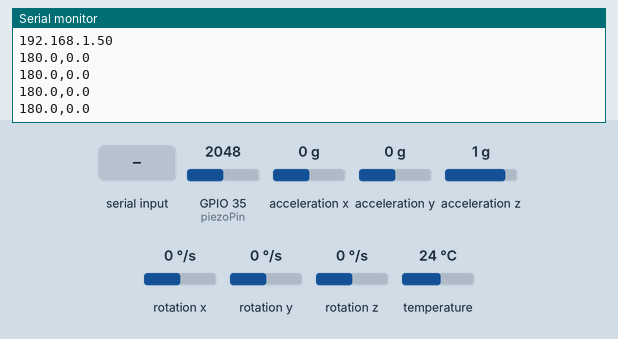
Bench run of a sketch on a simulated ESP32. On the bench: the last lines printed to the serial monitor. The inputs (shaded band) are chosen by the test bench; at power-on: acceleration y 0 g, GPIO 35 (piezoPin) = 2048, acceleration z 1 g, rotation x 0 °/s, acceleration x 0 g, rotation y 0 °/s, rotation z 0 °/s, temperature 24 °C. WiFi joins after 1.5 s; servers stay silent unless stated; EEPROM starts erased.

Above: at 2.7 s.
2.8 s: "set 90\n" received over Serial
At 3.02 s:
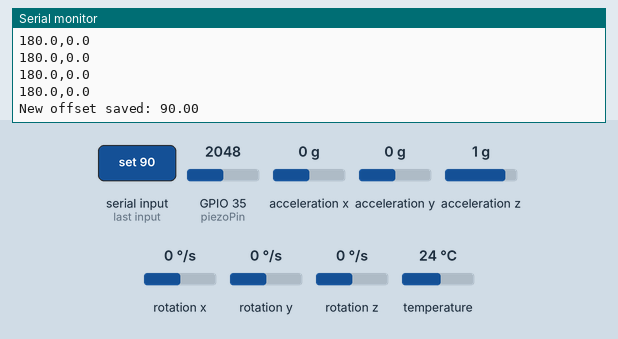
4.3 s: acceleration y set to -1.4 g
At 4.4 s:
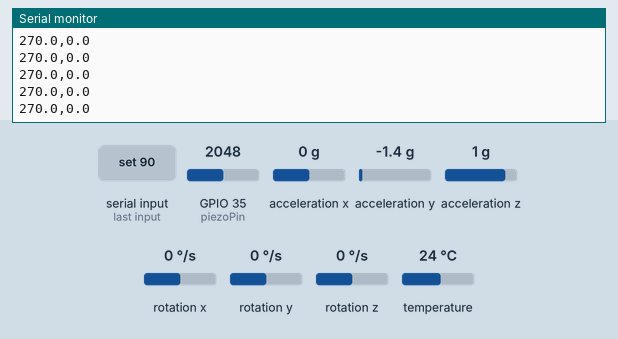
5.8 s: GPIO 35 (piezoPin) set to 2866
At 6.05 s:
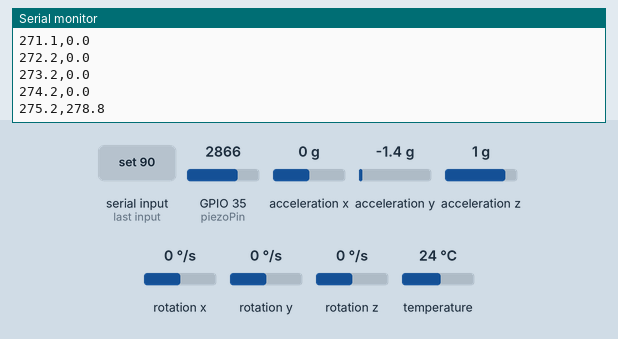
7.3 s: acceleration z set to -1.4 g
At 7.42 s:
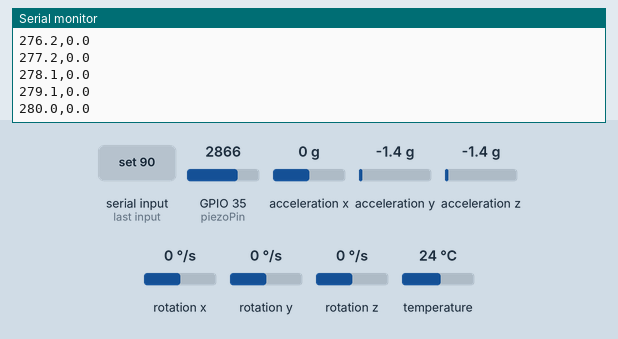
8.8 s: rotation x set to -192 °/s
At 9.07 s:
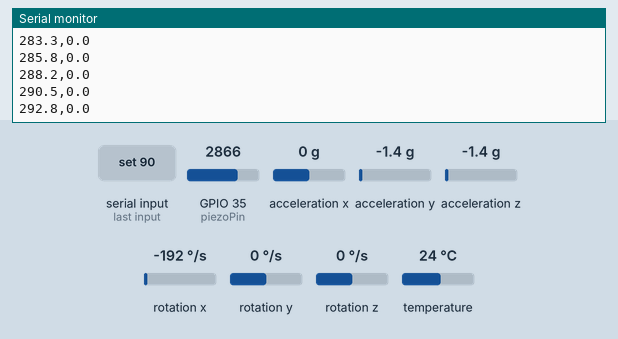
10.3 s: "set ,45\n" received over Serial
At 10.72 s:
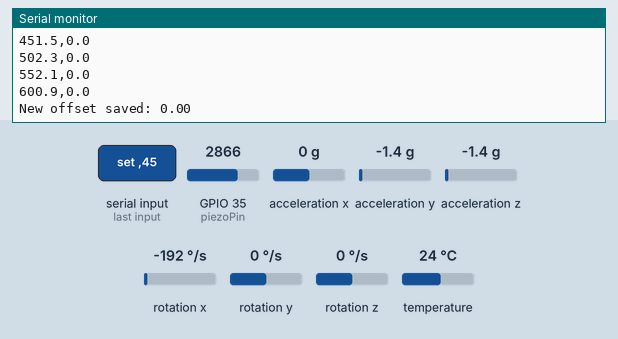
Timing chart, 0 to 12.8 s (numbered marks = the images above; inputs shaded):
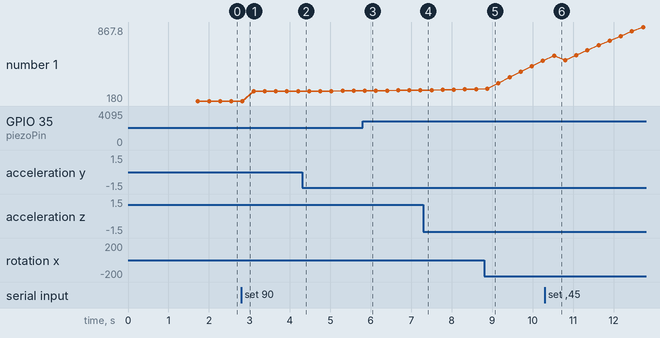

The sketch:

main.ino
```cpp
#include <Wire.h>
#include <Adafruit_MPU6050.h>
#include <Adafruit_Sensor.h>
#include <Preferences.h>
#include <WiFi.h>
#include <WebServer.h>

// This new header file contains your entire React web application
#include "webapp.h"

Preferences prefs;
Adafruit_MPU6050 mpu;

const int piezoPin = 35;

float angleX;
unsigned long prevTime;

const char* ssid = "Honeysa";
const char* password = "harini05";

WebServer server(80);
float correctedAngle = 0;
float vibrationMV = 0;  // CHANGED: Now stores voltage in mV

// --- Web Handlers ---

/**
 * NEW: Handles the root "/" request.
 * Serves the complete HTML/CSS/JS web application.
 */
void handleRoot() {
  server.send(200, "text/html", HTML_CONTENT);
}

/**
 * MODIFIED: Handles the "/data" request.
 * Serves the JSON sensor data with voltage in mV.
 */
void handleData() {
  // CHANGED: Send vibration_mv instead of piezo
  String message = "{\"angle\": " + String(correctedAngle) +
                   ", \"vibration_mv\": " + String(vibrationMV, 1) + "}";

  server.sendHeader("Access-Control-Allow-Origin", "*");
  server.send(200, "application/json", message);
}

// Calibration offset
float CALIB_OFFSET = 0.0;

void setup() {
  Serial.begin(115200);
  Wire.begin(21, 22);   // ESP32: SDA=21, SCL=22

  if (!mpu.begin(0x68)) {
    Serial.println("Failed to find MPU6050 chip");
    while (1) { delay(10); }
  }

  mpu.setAccelerometerRange(MPU6050_RANGE_8_G);
  mpu.setGyroRange(MPU6050_RANGE_500_DEG);
  mpu.setFilterBandwidth(MPU6050_BAND_21_HZ);

  prevTime = millis();

  prefs.begin("calib", false);
  CALIB_OFFSET = prefs.getFloat("offset", 0.0);
  Serial.print("Loaded calibration offset: ");
  Serial.println(CALIB_OFFSET);

  // Wi-Fi connect with retry logic
  WiFi.begin(ssid, password);
  Serial.print("Connecting to Wi-Fi");
  while (WiFi.status() != WL_CONNECTED) {
    delay(500);
    Serial.print(".");
  }
  Serial.println("\nWi-Fi connected!");
  Serial.println(WiFi.localIP());

  server.on("/", handleRoot);
  server.on("/data", handleData);

  server.begin();
}

void loop() {
  server.handleClient();

  // --- MPU6050 readings ---
  sensors_event_t a, g, temp;
  mpu.getEvent(&a, &g, &temp);

  unsigned long currTime = millis();
  float dt = (currTime - prevTime) / 1000.0f;
  prevTime = currTime;

  float accAngleX = atan2(a.acceleration.y, a.acceleration.z) * 180.0f / PI;
  float gyroRateX = g.gyro.x * 180.0f / PI;

  angleX = 0.98f * (angleX + gyroRateX * dt) + 0.02f * accAngleX;

  float rawAngle = (180.0f - angleX) + CALIB_OFFSET;
  if (rawAngle < 0) rawAngle = 0;
  correctedAngle = rawAngle;

  // --- MODIFIED: Piezo RMS Vibration Calculation with Voltage Conversion ---
  const int piezoSamples = 200;
  const int piezoDelay = 1;
  long sum = 0;
  int rawArr[piezoSamples];

  // Step 1: collect samples
  for (int i = 0; i < piezoSamples; i++) {
    rawArr[i] = analogRead(piezoPin);
    sum += rawArr[i];
    delay(piezoDelay);
  }

  // Step 2: compute mean
  float mean = (float)sum / piezoSamples;

  // Step 3: compute RMS around mean
  long sumSq = 0;
  for (int i = 0; i < piezoSamples; i++) {
    float centered = rawArr[i] - mean;
    sumSq += (long)(centered * centered);
  }

  int rmsADC = (int)sqrt((float)sumSq / piezoSamples);

  // NEW: Convert RMS ADC to voltage (mV)
  vibrationMV = (rmsADC / 4095.0) * 3300.0;  // Convert to millivolts

  // --- Noise filter: make base = 0 ---
  if (vibrationMV < 10) vibrationMV = 0;  // 10 mV noise threshold

  // --- MODIFIED: Serial output with voltage ---
  Serial.print(correctedAngle, 1);
  Serial.print(",");
  Serial.println(vibrationMV, 1);  // Print voltage with 1 decimal place

  // --- Web input handling for calibration offset ---
  if (Serial.available()) {
    String input = Serial.readStringUntil('\n');
    input.trim();
    if (input.startsWith("set ")) {
      float newOffset = input.substring(4).toFloat();
      CALIB_OFFSET = newOffset;
      prefs.putFloat("offset", CALIB_OFFSET);
      Serial.print("New offset saved: ");
      Serial.println(CALIB_OFFSET);
    }
  }

  delay(50);
}
```

Source omitted: webapp.h (16964 bytes)

Measured:
- after the input at 2.8 s, the serial monitor: prints a new line at once (image 1)
- after the input at 5.8 s, the serial monitor: prints a new line after 0.05 s (image 3)
- after the input at 10.3 s, the serial monitor: prints a new line after 0.23 s (image 6)
- plotted number 1: 180 → 270 after the input at 2.8 s, 270 → 274.2 after the input at 4.3 s, 280 → 290.5 after the input at 7.3 s, 290.5 → 552.1 after the input at 8.8 s, 552.1 → 867.8 after the input at 10.3 s
